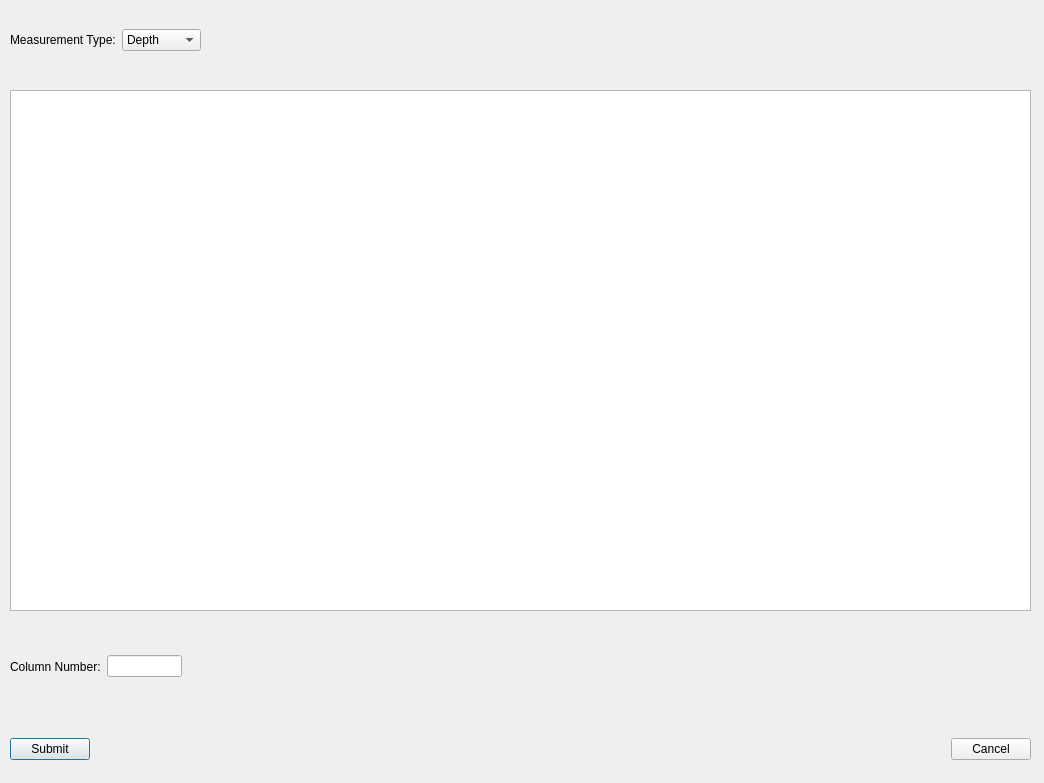
<?xml version="1.0" encoding="UTF-8"?>
<ui version="4.0">
 <class>Dialog</class>
 <widget class="QDialog" name="Dialog">
  <property name="geometry">
   <rect>
    <x>0</x>
    <y>0</y>
    <width>1044</width>
    <height>783</height>
   </rect>
  </property>
  <property name="windowTitle">
   <string>Dialog</string>
  </property>
  <widget class="QTableWidget" name="tableWidget">
   <property name="geometry">
    <rect>
     <x>10</x>
     <y>90</y>
     <width>1021</width>
     <height>521</height>
    </rect>
   </property>
  </widget>
  <widget class="QWidget" name="horizontalLayoutWidget">
   <property name="geometry">
    <rect>
     <x>10</x>
     <y>630</y>
     <width>172</width>
     <height>73</height>
    </rect>
   </property>
   <layout class="QHBoxLayout" name="horizontalLayout">
    <item>
     <widget class="QLabel" name="label">
      <property name="text">
       <string>Column Number:</string>
      </property>
     </widget>
    </item>
    <item>
     <widget class="QLineEdit" name="lineEdit"/>
    </item>
   </layout>
  </widget>
  <widget class="QWidget" name="horizontalLayoutWidget_2">
   <property name="geometry">
    <rect>
     <x>10</x>
     <y>729</y>
     <width>1021</width>
     <height>41</height>
    </rect>
   </property>
   <layout class="QHBoxLayout" name="horizontalLayout_3">
    <item>
     <widget class="QPushButton" name="submitButton">
      <property name="text">
       <string>Submit</string>
      </property>
     </widget>
    </item>
    <item>
     <spacer name="horizontalSpacer">
      <property name="orientation">
       <enum>Qt::Orientation::Horizontal</enum>
      </property>
      <property name="sizeHint" stdset="0">
       <size>
        <width>40</width>
        <height>20</height>
       </size>
      </property>
     </spacer>
    </item>
    <item>
     <widget class="QPushButton" name="cancelButton">
      <property name="text">
       <string>Cancel</string>
      </property>
     </widget>
    </item>
   </layout>
  </widget>
  <widget class="QWidget" name="horizontalLayoutWidget_3">
   <property name="geometry">
    <rect>
     <x>10</x>
     <y>0</y>
     <width>191</width>
     <height>80</height>
    </rect>
   </property>
   <layout class="QHBoxLayout" name="horizontalLayout_4">
    <item>
     <widget class="QLabel" name="label_2">
      <property name="text">
       <string>Measurement Type:</string>
      </property>
     </widget>
    </item>
    <item>
     <widget class="QComboBox" name="measurementComboBox">
      <item>
       <property name="text">
        <string>Depth</string>
       </property>
      </item>
      <item>
       <property name="text">
        <string>Qt</string>
       </property>
      </item>
      <item>
       <property name="text">
        <string>Su</string>
       </property>
      </item>
      <item>
       <property name="text">
        <string>Ic</string>
       </property>
      </item>
     </widget>
    </item>
   </layout>
  </widget>
 </widget>
 <resources/>
 <connections/>
</ui>
